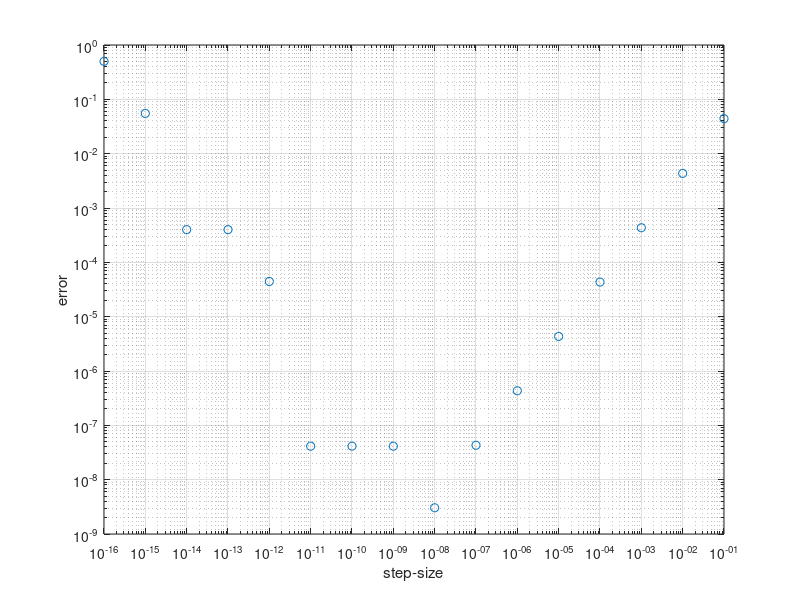

MATLAB code for this plot:
y = logspace(-16,-1, 16);
error = zeros(1,16);
for i = 1:size(y,2)
  error(1,i) = abs(cos(pi/3) - (sin(pi/3 + y(i)) - sin(pi/3))/y(i));
end
loglog(y,error,'o')
xlabel('step-size')
ylabel('error')
grid on